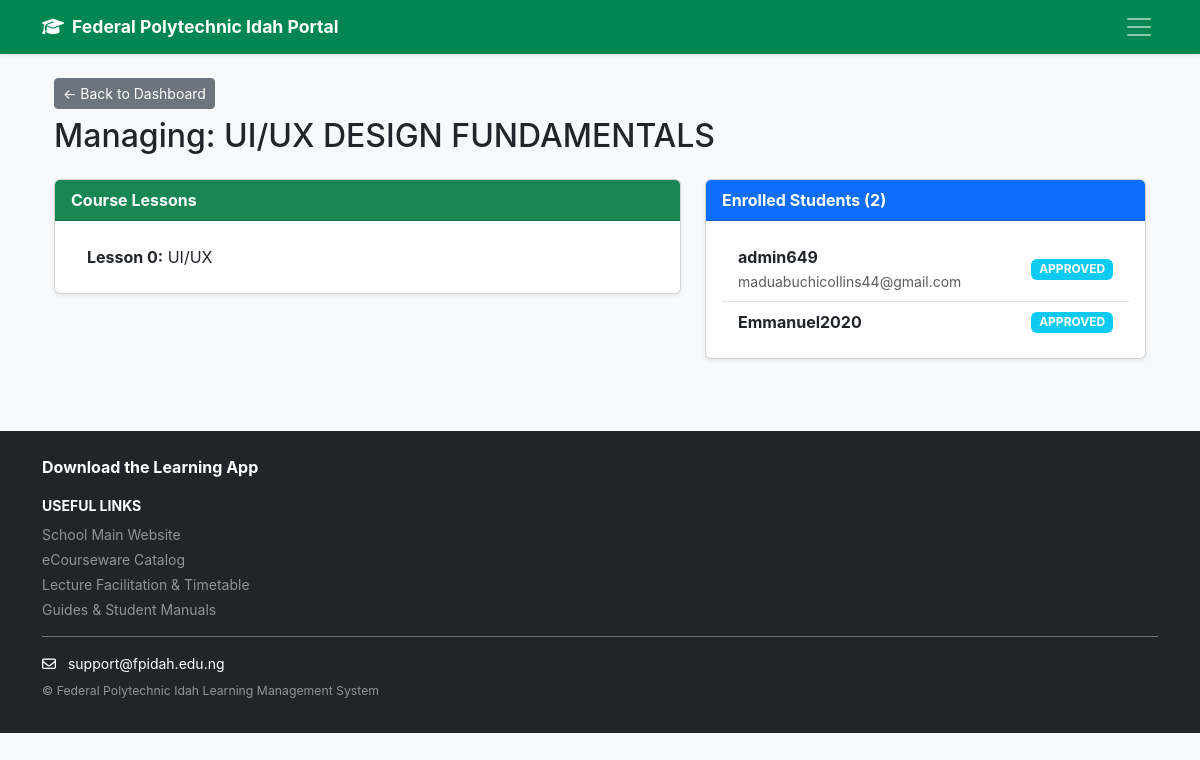
Screenshot of /instructor/course/15/manage/ (signed in) with the database file from the repository.
### academy/models.py (models this page shows, shortened)
class Course(models.Model):
    price = models.DecimalField(max_digits=10, decimal_places=2, default=5000.00)
    title = models.CharField(max_length=200)
    description = models.TextField()
    instructor = models.ForeignKey(
        User,
        on_delete=models.SET_NULL,
        null=True,
        blank=True,
        related_name="courses_taught",
        limit_choices_to={"is_staff": True},
    )
    course_pdf = models.FileField(
        upload_to="course_pdfs/", blank=True, null=True
    )
    created_at = models.DateTimeField(auto_now_add=True)

class Lesson(models.Model):
    course = models.ForeignKey(
        Course, on_delete=models.CASCADE, related_name="lessons"
    )
    title = models.CharField(max_length=200)
    video_url = models.URLField(
        blank=True, help_text="Link to video (e.g., YouTube)"
    )
    content = models.TextField(help_text="Written lesson material")
    order = models.PositiveIntegerField(default=0)
    class Meta:
        ordering = ["order"]

class Enrollment(models.Model):
    STATUS_CHOICES = (
        ("PENDING", "Pending Approval"),
        ("APPROVED", "Approved"),
        ("REJECTED", "Rejected"),
    )
    user = models.ForeignKey(
        User, on_delete=models.CASCADE, related_name="enrollments"
    )
    course = models.ForeignKey(
        "Course", on_delete=models.CASCADE, related_name="enrollments"
    )
    receipt = models.FileField(upload_to="receipts/", blank=True, null=True)
    status = models.CharField(
        max_length=10, choices=STATUS_CHOICES, default="PENDING"
    )
    enrolled_at = models.DateTimeField(auto_now_add=True)
    class Meta:
        unique_together = ("user", "course")

### academy/views.py (the view)
@login_required
@user_passes_test(is_instructor)
def instructor_course_manage(request, course_id):
    if request.user.is_superuser:
        course = get_object_or_404(Course, id=course_id)
    else:
        course = get_object_or_404(Course, id=course_id, instructor=request.user)
    lessons = course.lessons.all()
    enrollments = course.enrollments.all()
    return render(
        request,
        "academy/instructor_course_manage.html",
        {
            "course": course,
            "lessons": lessons,
            "enrollments": enrollments,
        },
    )

### academy/views.py (called while the page is built)
def is_instructor(user):
    return user.is_authenticated and (user.is_staff or user.is_superuser)

### academy/templates/academy/instructor_course_manage.html
{% extends 'academy/base.html' %}
{% block content %}
<div class="container my-4">
    <div class="mb-4">
        <a href="{% url 'instructor_dashboard' %}" class="btn btn-sm btn-secondary mb-2">&larr; Back to Dashboard</a>
        <h2>Managing: {{ course.title }}</h2>
    </div>
    <div class="row">
        <div class="col-md-7 mb-4">
            <div class="card shadow-sm">
                <div class="card-header bg-success text-white fw-bold">
                    Course Lessons
                </div>
                <div class="card-body">
                    {% if lessons %}
                        <ul class="list-group list-group-flush">
                            {% for lesson in lessons %}
                                <li class="list-group-item d-flex justify-content-between align-items-center">
                                    <span><strong>Lesson {{ lesson.order }}:</strong> {{ lesson.title }}</span>
                                </li>
                            {% endfor %}
                        </ul>
                    {% else %}
                        <p class="text-muted">No lessons uploaded yet.</p>
                    {% endif %}
                </div>
            </div>
        </div>
        <div class="col-md-5 mb-4">
            <div class="card shadow-sm">
                <div class="card-header bg-primary text-white fw-bold">
                    Enrolled Students ({{ enrollments.count }})
                </div>
                <div class="card-body">
                    {% if enrollments %}
                        <ul class="list-group list-group-flush">
                            {% for enrollment in enrollments %}
                                <li class="list-group-item d-flex justify-content-between align-items-center">
                                    <div>
                                        <strong>{{ enrollment.user.get_full_name|default:enrollment.user.username }}</strong>
                                        <br><small class="text-muted">{{ enrollment.user.email }}</small>
                                    </div>
                                    <span class="badge bg-info">{{ enrollment.status }}</span>
                                </li>
                            {% endfor %}
                        </ul>
                    {% else %}
                        <p class="text-muted">No students enrolled yet.</p>
                    {% endif %}
                </div>
            </div>
        </div>
    </div>
</div>
{% endblock %}

### academy/templates/academy/base.html (style rules this page uses)
:root { --brand-green: #008751; }
body { font-family: -apple-system, BlinkMacSystemFont, "Segoe UI", Roboto, Helvetica, Arial, sans-serif; }

### rows the page displays
Course: title "UI/UX DESIGN FUNDAMENTALS", count "2"
Lesson: order "0", title "UI/UX"
Enrollment: user.get_full_name "admin649", user.email "maduabuchicollins44@gmail.com", status "APPROVED"
Enrollment: user.get_full_name "Emmanuel2020", status "APPROVED"
